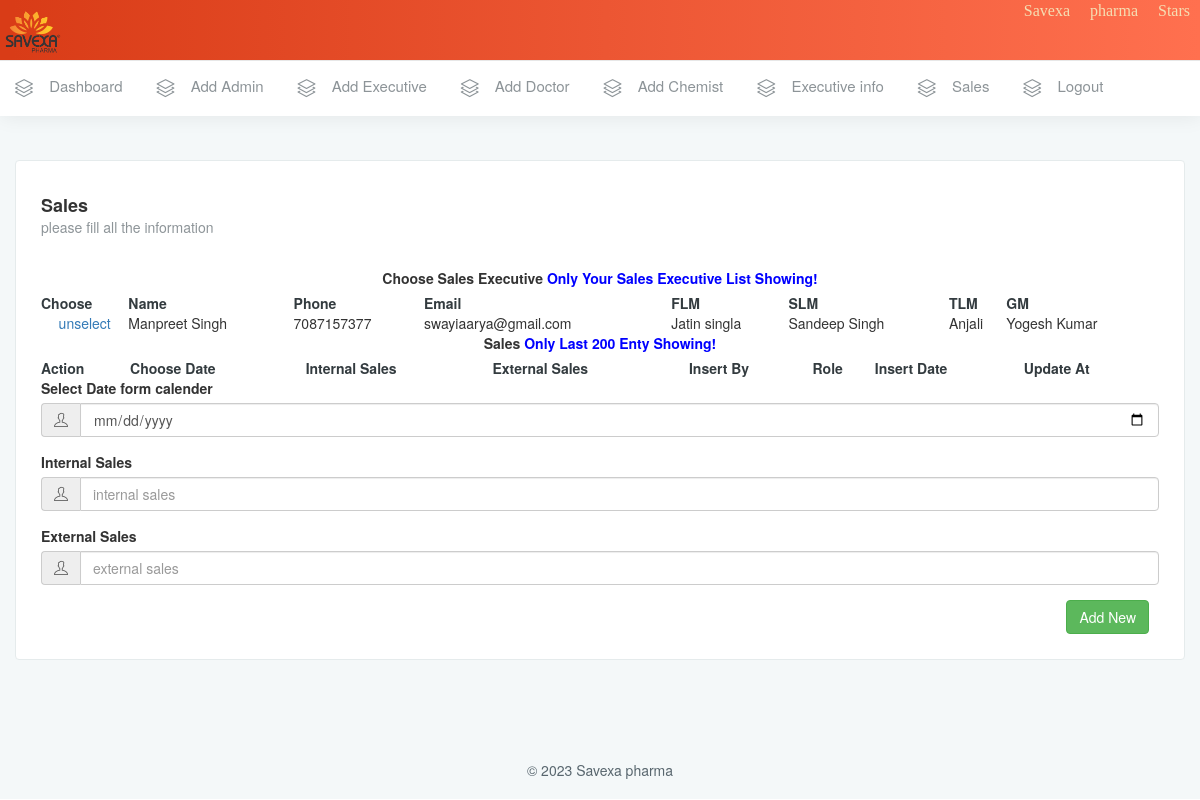
The app's page /sales.php?eid=29 (signed in), older data.
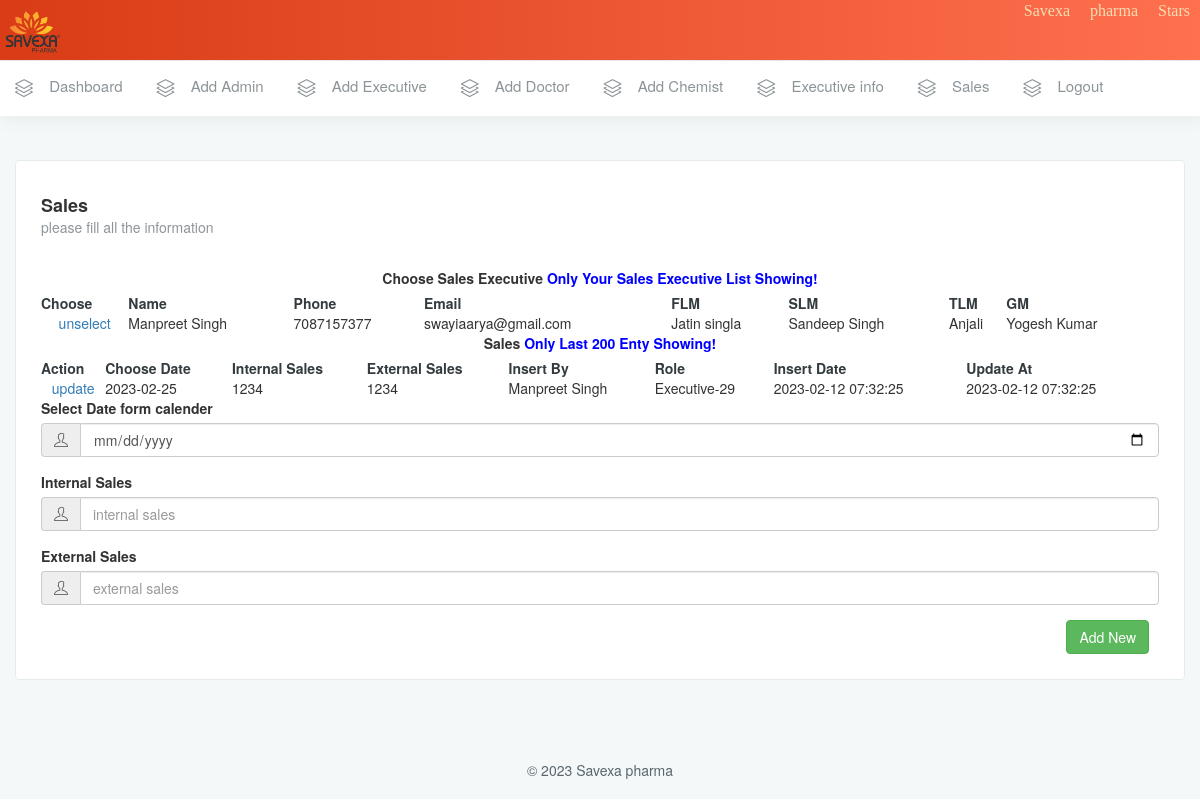
The same page, newer data.
### tables this page shows
CREATE TABLE `sale_executive` (
  `eid` int(11) NOT NULL,
  `name` varchar(255) DEFAULT NULL,
  `phone` varchar(12) NOT NULL,
  `email` varchar(255) NOT NULL,
  `password` varchar(255) DEFAULT NULL,
  `status` varchar(255) DEFAULT NULL,
  `state` varchar(255) DEFAULT NULL,
  `city` varchar(255) DEFAULT NULL,
  `tlm` varchar(255) NOT NULL,
  `gm` varchar(255) DEFAULT NULL,
  `flm` varchar(255) DEFAULT NULL,
  `slm` varchar(255) DEFAULT NULL,
  `tariff_kms` varchar(255) DEFAULT NULL,
  `day_care` varchar(255) DEFAULT NULL,
  `entry_date` timestamp NOT NULL DEFAULT current_timestamp()
);

CREATE TABLE `sales` (
  `id` int(11) NOT NULL,
  `eid` varchar(255) DEFAULT NULL,
  `choosed_date` varchar(255) DEFAULT NULL,
  `internal_sales` varchar(255) DEFAULT NULL,
  `external_sales` varchar(255) DEFAULT NULL,
  `entry_date` timestamp NULL DEFAULT current_timestamp(),
  `insertby` varchar(200) NOT NULL,
  `role` varchar(200) NOT NULL,
  `update_at` timestamp NOT NULL DEFAULT current_timestamp()
);

### sales.php (the view, shortened to what the rows shown need)
<?php include "server/conn.php";
 include "./header.php";
?>
        <div class="page-wrapper">
            <div class="container-fluid">
                <div class="row">
                    <div class="col-md-12">
                        <div class="white-box">
                            <div class="row">
                                <div class="col-sm-12 col-xs-12">
                                    <form onsubmit="return addSales();"   id="addSales" method="post">
                                        <?php
                                        if (isset($_SESSION['id'])) {
                                            ?>
                                                <div class="table-responsive">
                                                    <table id="example23" class="display nowrap" cellspacing="0"
                                                        width="100%">
                                                        <thead>
                                                            <tr>
                                                                <th>Choose</th>
                                                                <th>Name</th>
                                                                <th>Phone</th>
                                                                <th>Email</th>
                                                                <th>FLM</th>
                                                                <th>SLM</th>
                                                                <th>TLM</th>
                                                                <th>GM</th>
                                                            </tr>
                                                        </thead>
                                                        <tbody>
                                                            <?php
                                                            $id = $_SESSION['id'];
                                                            $sql = "SELECT * FROM `sale_executive` WHERE (`gm`= $id or `tlm` = $id or `flm`= $id or`slm` =$id) ";
                                                            if (isset($_GET['eid'])) {
                                                                $eid = $_GET['eid'];
                                                                $sql .= "  AND eid=$eid";
                                                            } else {
                                                                $eid = "";
                                                            }
                                                            $res = mysqli_query($conn, $sql) or die("<srcipt> alert()</srcipt>");
                                                            if (mysqli_num_rows($res) > 0) {
                                                                while ($row = mysqli_fetch_assoc($res)) {
                                                                    $name = $row['name'];
                                                                    $id = $row['eid'];
                                                                    $phone = $row['phone'];
                                                                    $email = $row['email'];
                                                                    $flm = $row['flm'];
                                                                    $query = "SELECT name as flm_name   from admin WHERE id=$flm limit 1";
                                                                    $info = mysqli_query($GLOBALS['conn'], $query) or die("<script></script");
                                                                    $flm_name = mysqli_fetch_assoc($info);
                                                                    $flm_name = $flm_name['flm_name'];
                                                                    $slm = $row['slm'];
                                                                    $query = "SELECT name as slm_name   from admin WHERE id=$slm limit 1";
                                                                    $info = mysqli_query($GLOBALS['conn'], $query) or die("<script></script");
                                                                    $slm_name = mysqli_fetch_assoc($info);
                                                                    $slm_name = $slm_name['slm_name'];
                                                                    $tlm = $row['tlm'];
                                                                    $query = "SELECT name as tlm_name   from admin WHERE id=$tlm limit 1";
                                                                    $info = mysqli_query($GLOBALS['conn'], $query) or die("<script></script");
                                                                    $tlm_name = mysqli_fetch_assoc($info);
                                                                    $tlm_name = $tlm_name['tlm_name'];
                                                                    $gm = $row['gm'];
                                                                    $query = "SELECT name as gm_name   from admin WHERE id=$gm limit 1";
                                                                    $info = mysqli_query($GLOBALS['conn'], $query) or die("<script></script");
                                                                    $gm_name = mysqli_fetch_assoc($info);
                                                                    $gm_name = $gm_name['gm_name'];
                                                                    ?><tr>
                                                                                <td style="text-align:center">
                                                                                <?php if ($eid == $id) { ?>
                                                                                    <a href="sales.php">unselect</a>
                                                                                <?php } else {
                                                                                    ?>
                                                                                    <a href="sales.php?eid=<?= $id ?>">select</a>
                                                                                        <?php
                                                                                }
                                                                                ?>
                                                                                 </td>
                                                                                <td><?= $name ?></td>
                                                                                <td><?= $phone ?></td>
                                                                                <td><?= $email ?></td>
                                                                                <td><?= $flm_name ?></td>
                                                                                <td><?= $slm_name ?></td>
                                                                                <td><?= $tlm_name ?></td>
                                                                                <td><?= $gm_name ?></td>
                                                                                </tr>
                                                                                <?php
                                                                }
                                                            }
                                                            ?>
                                                        </tbody>
                                                    </table>
                                                </div>
                                        <?php } ?>
                                            <div class="table-responsive">
                                                <table id="example234" class="display nowrap" cellspacing="0"
                                                    width="100%">
                                                    <thead>
                                                        <tr>
                                                            <th>Action</th>
                                                            <th>Choose Date</th>
                                                            <th>Internal Sales</th>
                                                            <th>External Sales</th>
                                                            <th>Insert By</th>
                                                            <th>Role</th>
                                                            <th>Insert Date</th>
                                                            <th>Update At</th>
                                                        </tr>
                                                    </thead>
                                                    <tbody>
                                                        <?php
                                                        if (isset($_SESSION['eid'])) {
                                                             $eid = $_SESSION['eid'];
                                                        } else if (isset($_GET['eid'])) {
                                                            $eid = $_GET['eid'];
                                                        } else {
                                                            $eid = "";
                                                        }
                                                        if (!empty($eid)) {
                                                            $sql = "SELECT * FROM `sales` WHERE  eid=$eid";
                                                            $sid = "";
                                                            $sql .= "  order by id desc limit 200";
                                                            $res = mysqli_query($conn, $sql) or die("<srcipt> alert()</srcipt>");
                                                            if (mysqli_num_rows($res) > 0) {
                                                                while ($row = mysqli_fetch_assoc($res)) {
                                                                    ?>
                                                                             <tr>
                                                                                <td style="text-align:center">
                                                                                <?php if ($sid == $row['id']) { ?>
                                                                                    <a href="sales.php?eid=<?= $eid ?>">unselect</a>
                                                                                    <?php
                                                                                    $choosed_date = $row['choosed_date'];
                                                                                    $internal_sales = $row['internal_sales'];
                                                                                    $external_sales = $row['external_sales'];
                                                                                } else {
                                                                                    ?>
                                                                                    <a href="sales.php?eid=<?= $eid ?>&sid=<?= $row['id'] ?>">update</a>
                                                                                        <?php
                                                                                }
                                                                                ?>
                                                                                 </td>
                                                                                <td><?= $row['choosed_date'] ?></td>
                                                                                <td><?= $row['internal_sales'] ?></td>
                                                                                <td><?= $row['external_sales'] ?></td>
                                                                                <td><?= $row['insertby'] ?></td>
                                                                                <td><?= $row['role'] ?></td>
                                                                                <td><?= $row['entry_date'] ?></td>
                                                                                <td><?= $row['update_at'] ?></td>
                                                                                </tr>
                                                                                <?php
                                                                }
                                                            }
                                                        }
                                                        ?>
                                                    </tbody>
                                                </table>
                                            </div>
                                      </form>
                                </div>
                            </div>
                        </div>
                    </div>
                </div>
            </div>
        </div>
    </div>
</body>
</html>

Row changes from the older to the newer data that the page shows:
added sales: choosed_date "2023-02-25", internal_sales "1234", external_sales "1234", insertby "Manpreet Singh", role "Executive-29", entry_date "2023-02-12 07:32:25", update_at "2023-02-12 07:32:25"
